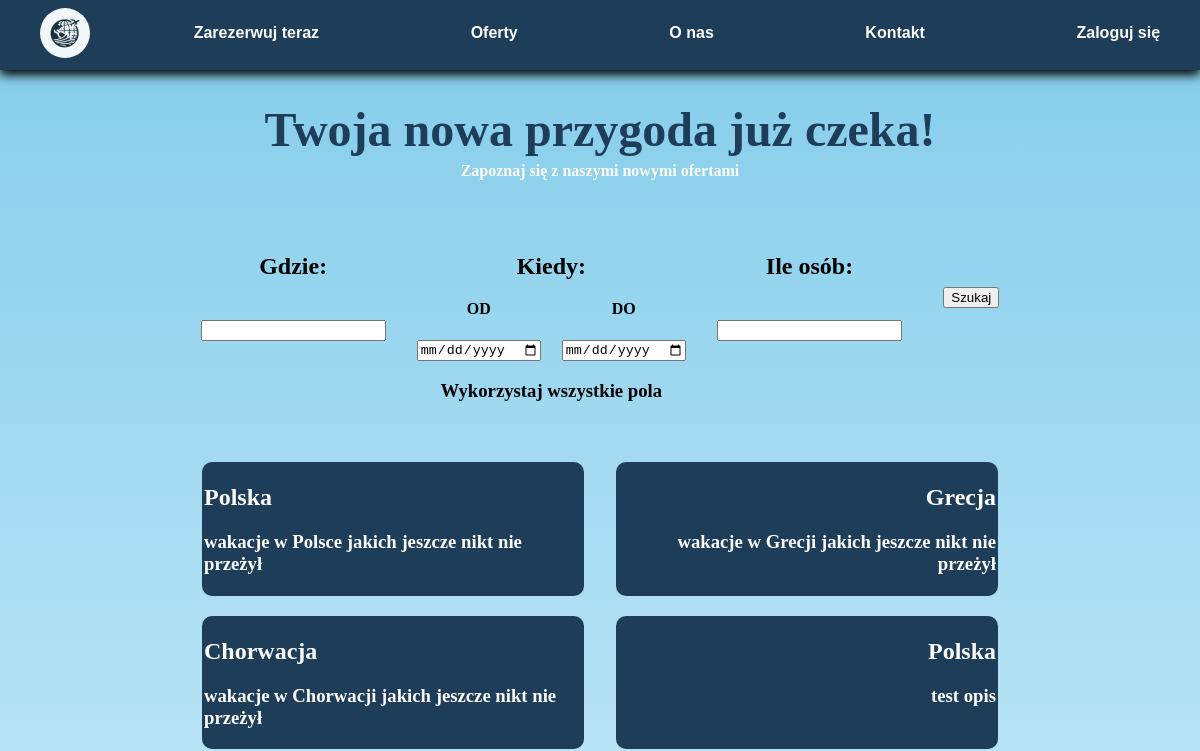
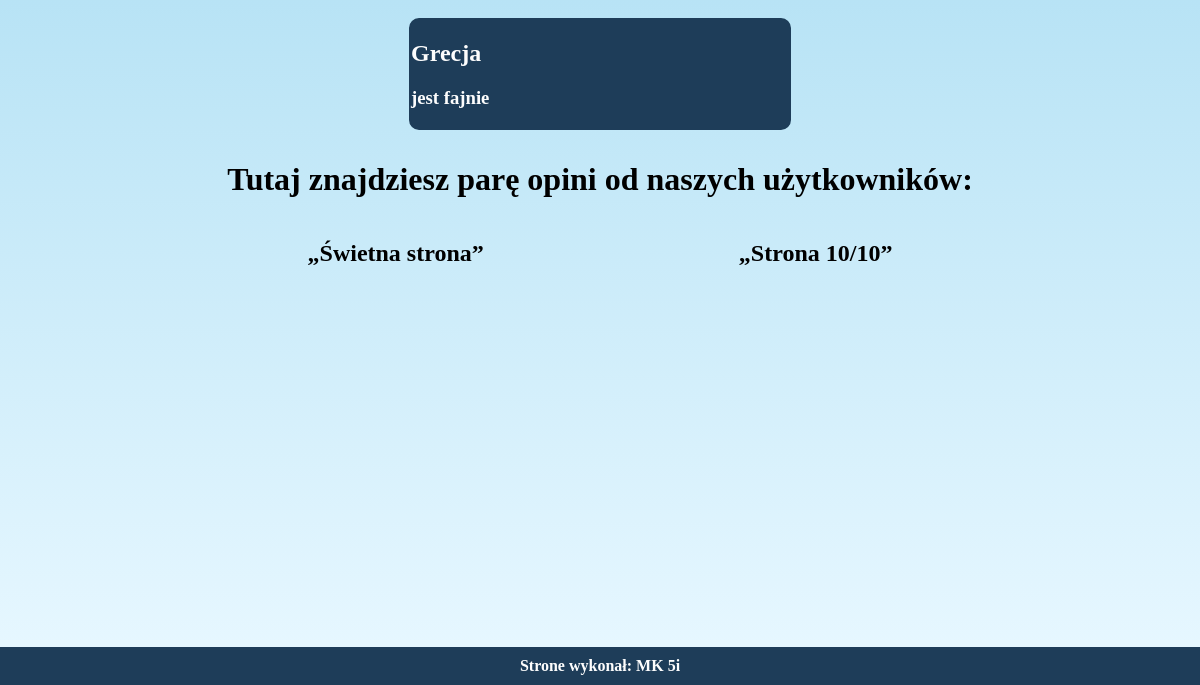
The app's page /main_page.php, older data (2 pictures, top to bottom).
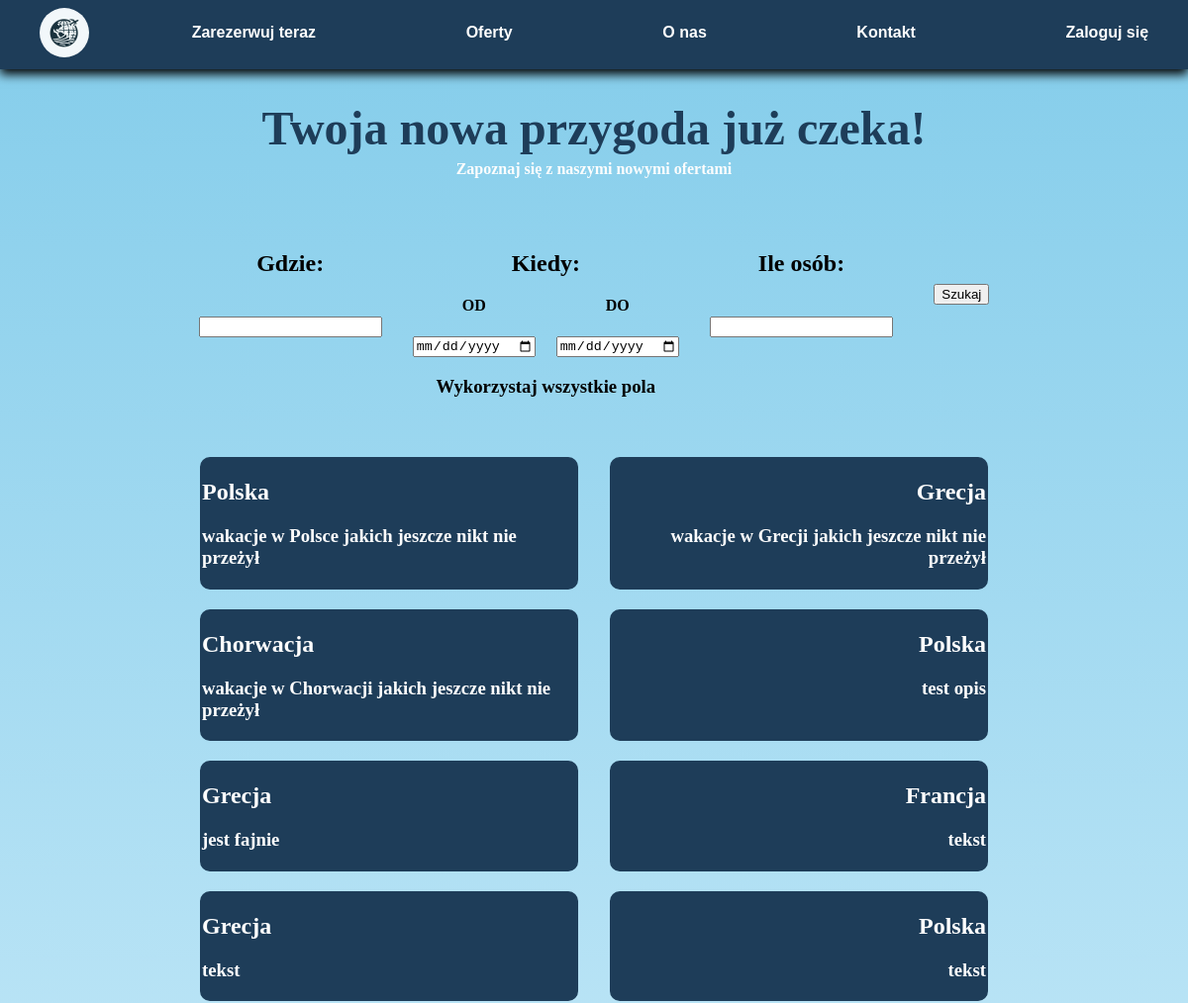
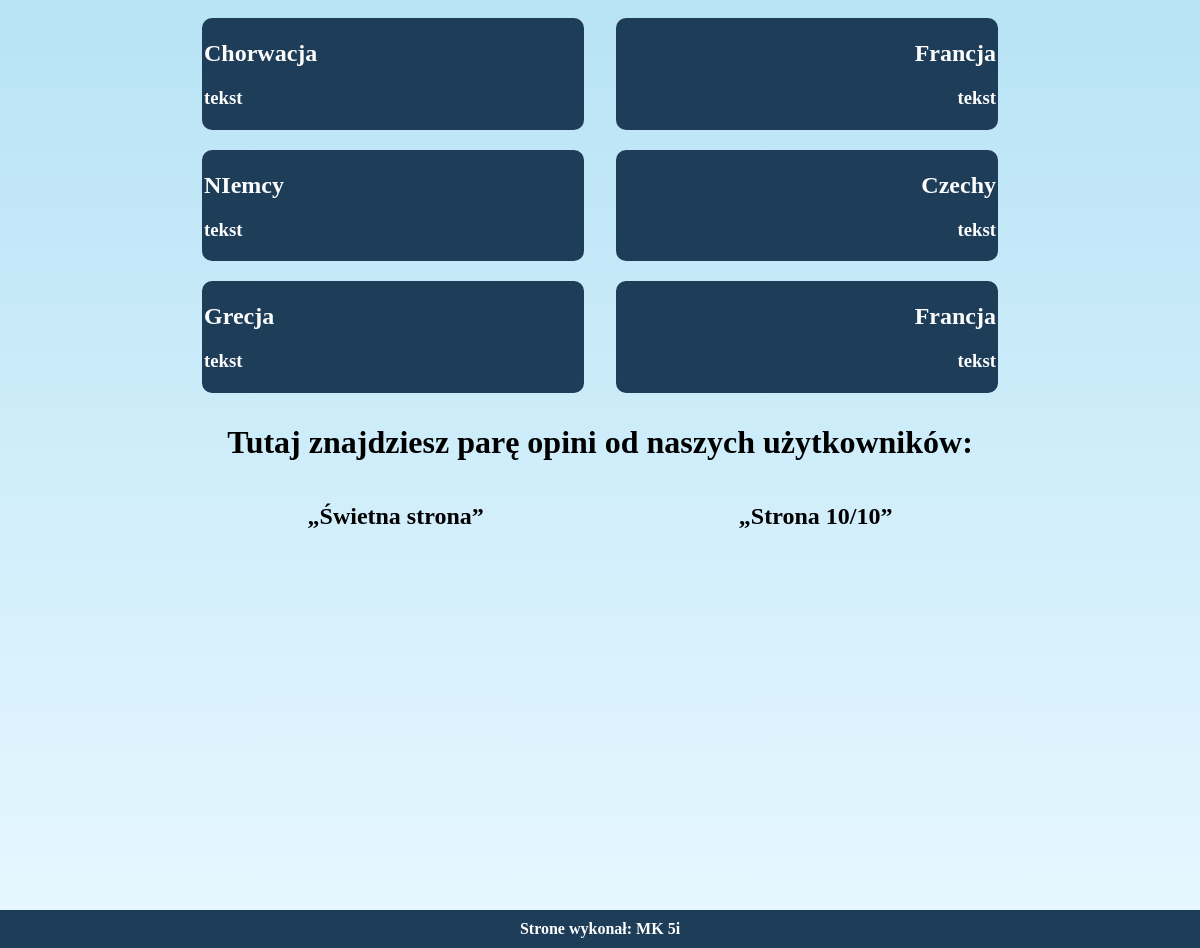
The same page, newer data (2 pictures, top to bottom).
### tables this page shows
CREATE TABLE `oferty` (
  `id_oferty` int(11) NOT NULL,
  `id_kraj` int(11) DEFAULT NULL,
  `opis` varchar(255) DEFAULT NULL,
  `daty` date DEFAULT NULL,
  `cena` float NOT NULL,
  `miejsca` int(11) NOT NULL
);

CREATE TABLE `kraje` (
  `ID_kraje` int(11) NOT NULL,
  `Nazwa` char(30) DEFAULT NULL
);

CREATE TABLE `users` (
  `id_user` int(11) NOT NULL,
  `name` varchar(50) DEFAULT NULL,
  `pass` varchar(15) DEFAULT NULL,
  `e_mail` varchar(30) NOT NULL,
  `opinie` varchar(255) DEFAULT NULL
);

### main_page.php (the view, shortened to what this page needs)
<?php
include 'server_connection.php';
?>
<!DOCTYPE html>
<html lang="pl">
<head>
    <link rel="stylesheet" href="style.css">
</head>
<body>
    <header>
        <div class="baner">
            <div class="logo">
                <a href="main_page.php">
                    <img src="logo.jpeg" alt="logo" width="50px">
                </a>
            </div>
            <nav class="navbar">
                <ul>
                    <li><a href="#book_now">Zarezerwuj teraz</a></li>
                    <li><a href="#offers">Oferty</a></li>
                    <li><a href="#about_us">O nas</a></li>
                    <li><a href="#contact">Kontakt</a></li>
                    <li><a href="login.php">Zaloguj się</a></li>
                </ul>
            </nav>
        </div>
    </header>
    <main>
        <div class="heading" id="book_now">
            <h1>Twoja nowa przygoda już czeka!</h1>
            <h4><a href="#offers">Zapoznaj się z naszymi nowymi ofertami</a></h4>
        </div>
        <div class="search">
            <form action="tickets.php" method="post">
                <div class="where">
                    <h2>Gdzie:</h2>
                </div>
                <div class="where_input">
                    <input type="text" name="destination" id="destination_input" list="country">
                </div>
                <div class="when">
                    <h2>Kiedy:</h2>
                </div>
                <div class="when_input">
                    <label for="when_start">
                        <h4>OD</h4>
                        <input type="date" name="when_start">
                    </label>
                    <label for="when_end">
                        <h4>DO</h4>
                        <input type="date" name="when_end">
                    </label>
                </div>
                <div class="how_many">
                    <h2>Ile osób:</h2>
                </div>
                <div class="how_many_input">
                    <input type="number" name="people" id="people">
                </div>
                <div class="search_btn_container">
                    <input type="submit" value="Szukaj" class="search_btn">
                </div>
                <?php
                if(empty($_POST['when_start']) || empty($_POST['when_end']) || empty($_POST['destination'] || empty($_POST['people']))){
                    echo "<h3 class='alert'>Wykorzystaj wszystkie pola</h3>";
                }else{
                    $_SESSION['ticket'] = 'true';
                    header("Location:tickets.php");
                    exit();
                }
                ?>
            </form>
        </div>
        <div class="offers" id="offers">
            <?php
            $offers = mysqli_query($conn, "SELECT * FROM oferty;");
            while($offer = mysqli_fetch_array($offers)){
                $kraj = mysqli_fetch_row(mysqli_query($conn,"SELECT Nazwa FROM kraje WHERE ID_kraje = $offer[id_kraj]"));
                echo "<div class='offer'><h2>".$kraj[0]."</h2><h3>".$offer['opis']."</h3></div>";
            }
            ?>
        </div>
        <div class="quotes" id="about_us">
            <h1>Tutaj znajdziesz parę opini od naszych użytkowników:</h1>
            <?php
                $opinie = mysqli_query($conn, "SELECT users.opinie FROM users WHERE users.id_user>2;");
                while($opinia = mysqli_fetch_row($opinie)){
                    echo "<div class='opinion'><h2><q>$opinia[0]</q></h2></div>";
                }
            ?>
        </div>
        <br><br><br><br><br><br><br><br><br><br><br><br><br><br><br><br><br><br><br><br>
    </main>
    <footer>
        <div class="contact" id="contact">
           <h4>Strone wykonał: MK 5i</h4>
        </div>
    </footer>
</body>
</html>

### style.css (style rules this page uses)
:root { --primary_SkyBlue: #87CEEB; --primary_GoldenYellow: #FFD700; --secondary_EmeraldGreen: #50C878; --secondary_CoralPink: #FF7F50; --accent_DeepOceanBlue: #1E3D59; --accent_SandBeige: #F5DEB3; --background_SoftWhite: #FDFDFD; --background_LightBlue: #E6F7FF; }
html { justify-content: center; }
body { margin: 0; }
header { background-color: var(--accent_DeepOceanBlue); font-family: 'Trebuchet MS', sans-serif; position: sticky; top: 0; }
img { border-radius: 50px; }
.navbar { width: 85%; background-color: var(--accent_DeepOceanBlue); }
ul { list-style-type: none; display: flex; justify-content: space-between; }
.navbar>ul>li>a { font-weight: bold; text-decoration: none; color: var(--background_SoftWhite); }
.baner { position: sticky; top: 0; background-color: var(--accent_DeepOceanBlue); display: flex; flex-direction: row; justify-content: space-around; padding: .5em; box-shadow: 0px 5px 10px black; }
main { background-image: linear-gradient(var(--primary_SkyBlue),var(--background_LightBlue)); display: flex; flex-direction: column; font-family: Georgia, serif; padding: 0 15%; }
.heading { text-align: center; }
.heading>h1 { margin-bottom: 0; font-size: 300%; color: var(--accent_DeepOceanBlue); }
.heading>h4 { margin-top: 5px; }
.heading>h4>a { text-decoration: none; color: var(--background_SoftWhite); }
.search>form { width: 100%; display: grid; grid-template-columns: auto auto auto auto; padding: 2em 0; text-align: center; }
.search>form>.alert { grid-row: 3; grid-column: 1/4; }
.where { grid-row: 1; grid-column: 1; }
.where_input { grid-row: 2; grid-column: 1; margin: auto; }
.when { grid-row: 1; grid-column: 2; }
.when_input { grid-row: 2; grid-column: 2; display: flex; justify-content: space-around; }
.when_input>label>h4 { margin-top: 0; }
.how_many { grid-row: 1; grid-column: 3; }
.how_many_input { grid-row: 2; grid-column: 3; margin: auto; }
.search_btn_container { grid-row: 1 / 3; grid-column: 4; margin: auto; }
.offers { display: flex; flex-wrap: wrap; justify-content: space-evenly; }
.offer { width: 45%; border: 2px solid var(--accent_DeepOceanBlue); border-radius: 10px; margin: 10px; background-color: var(--accent_DeepOceanBlue); color: var(--background_SoftWhite); }
.offer:nth-child(even) { text-align: right; }
.quotes { text-align: center; display: flex; flex-wrap: wrap; justify-content: space-around; }
.quotes>h1 { width: 100%; }
footer { background-color: var(--accent_DeepOceanBlue); text-align: center; color: var(--background_SoftWhite); }
.contact>h4 { margin: 0; padding: 10px; }

Row changes from the older to the newer data that the page shows:
added oferty: id_kraj.Nazwa "Francja", opis "tekst"
added oferty: id_kraj.Nazwa "Grecja", opis "tekst"
added oferty: id_kraj.Nazwa "Polska", opis "tekst"
added oferty: id_kraj.Nazwa "Chorwacja", opis "tekst"
added oferty: id_kraj.Nazwa "Francja", opis "tekst"
added oferty: id_kraj.Nazwa "NIemcy", opis "tekst"
added oferty: id_kraj.Nazwa "Czechy", opis "tekst"
added oferty: id_kraj.Nazwa "Grecja", opis "tekst"
added oferty: id_kraj.Nazwa "Francja", opis "tekst"
